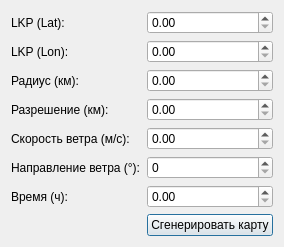
<ui version="4.0"> <class>ProbabilityForm</class> <widget class="QDialog" name="ProbabilityForm"> <property name="windowTitle"> <string>Вероятность (параметры карты вероятности)</string> </property> <layout class="QFormLayout"> <item row="0" column="0"><widget class="QLabel"><property name="text"><string>LKP (Lat):</string></property></widget></item> <item row="0" column="1"><widget class="QDoubleSpinBox" name="spinLkpLat"></widget></item> <item row="1" column="0"><widget class="QLabel"><property name="text"><string>LKP (Lon):</string></property></widget></item> <item row="1" column="1"><widget class="QDoubleSpinBox" name="spinLkpLon"></widget></item> <item row="2" column="0"><widget class="QLabel"><property name="text"><string>Радиус (км):</string></property></widget></item> <item row="2" column="1"><widget class="QDoubleSpinBox" name="spinRadius"></widget></item> <item row="3" column="0"><widget class="QLabel"><property name="text"><string>Разрешение (км):</string></property></widget></item> <item row="3" column="1"><widget class="QDoubleSpinBox" name="spinResolution"></widget></item> <item row="4" column="0"><widget class="QLabel"><property name="text"><string>Скорость ветра (м/с):</string></property></widget></item> <item row="4" column="1"><widget class="QDoubleSpinBox" name="spinWindSpeed"></widget></item> <item row="5" column="0"><widget class="QLabel"><property name="text"><string>Направление ветра (°):</string></property></widget></item> <item row="5" column="1"><widget class="QSpinBox" name="spinWindDir"></widget></item> <item row="6" column="0"><widget class="QLabel"><property name="text"><string>Время (ч):</string></property></widget></item> <item row="6" column="1"><widget class="QDoubleSpinBox" name="spinTime"></widget></item> <item row="7" column="1"><widget class="QPushButton" name="buttonGenerate"><property name="text"><string>Сгенерировать карту</string></property></widget></item> </layout> </widget> <resources> <connections> </connections></resources></ui>
